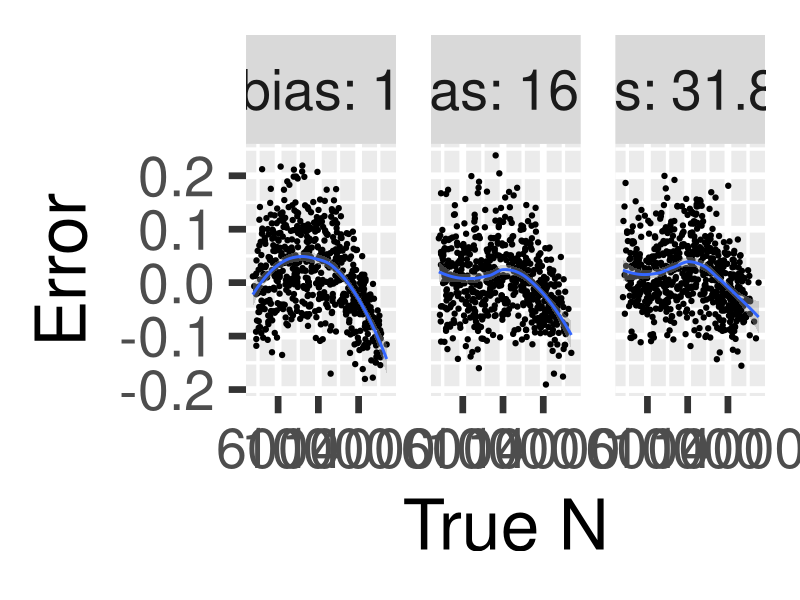
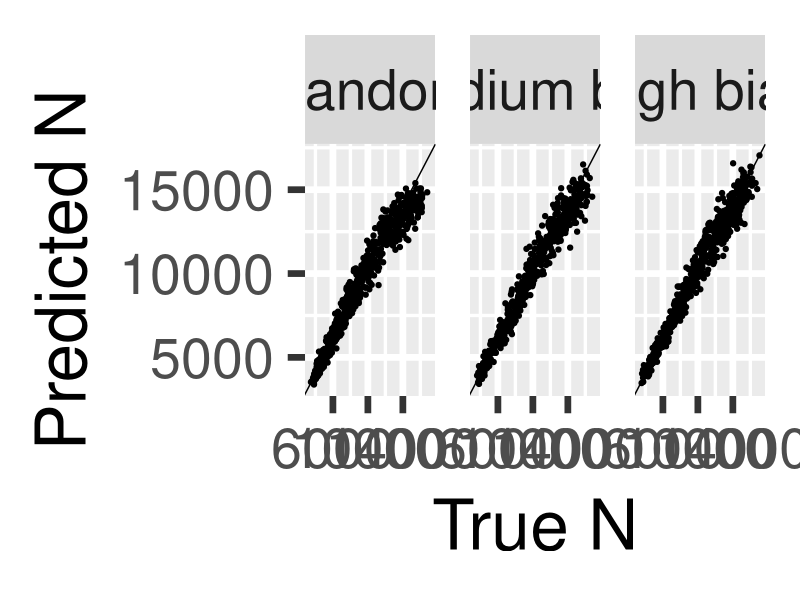
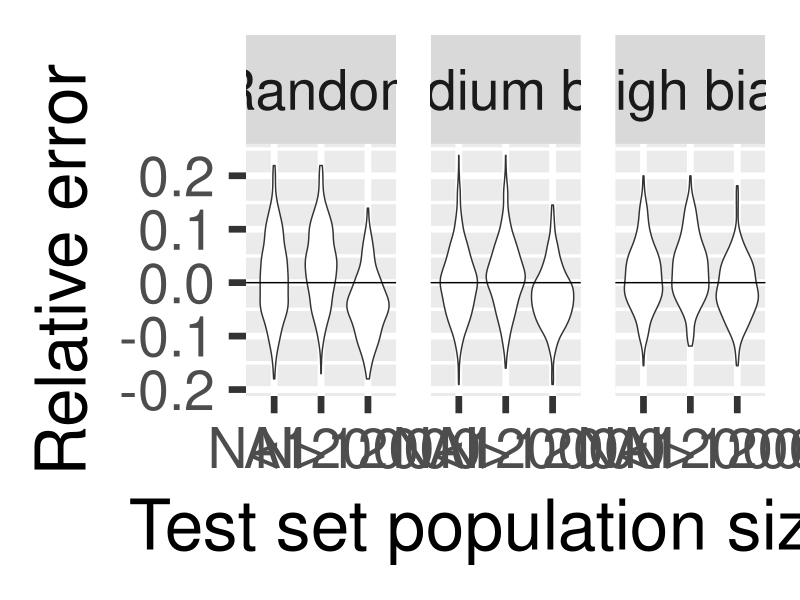
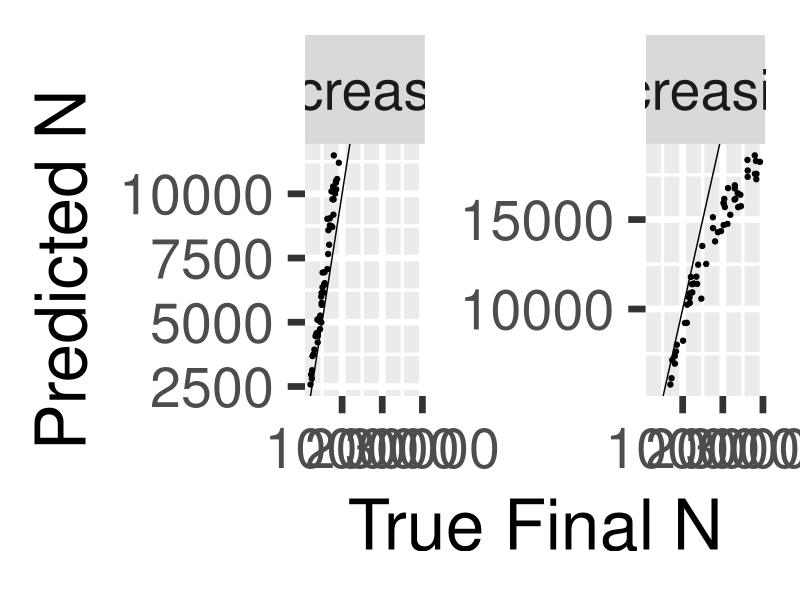
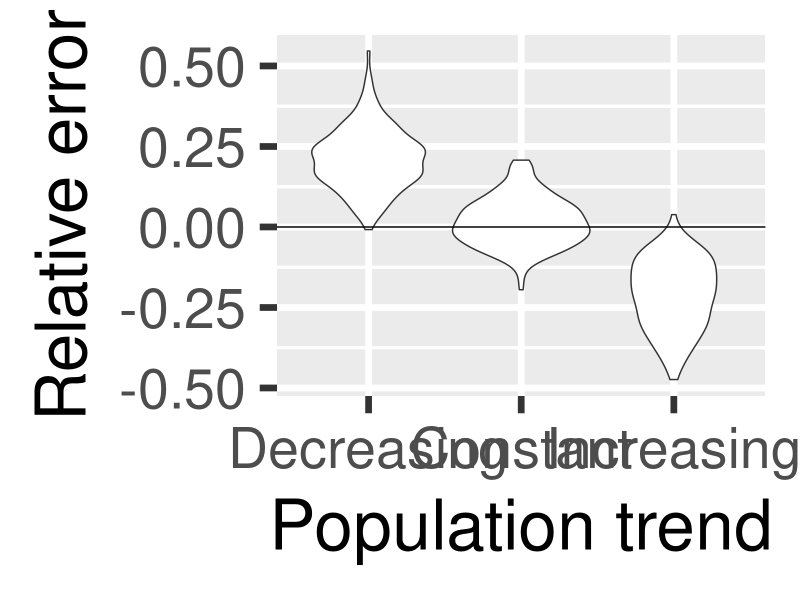
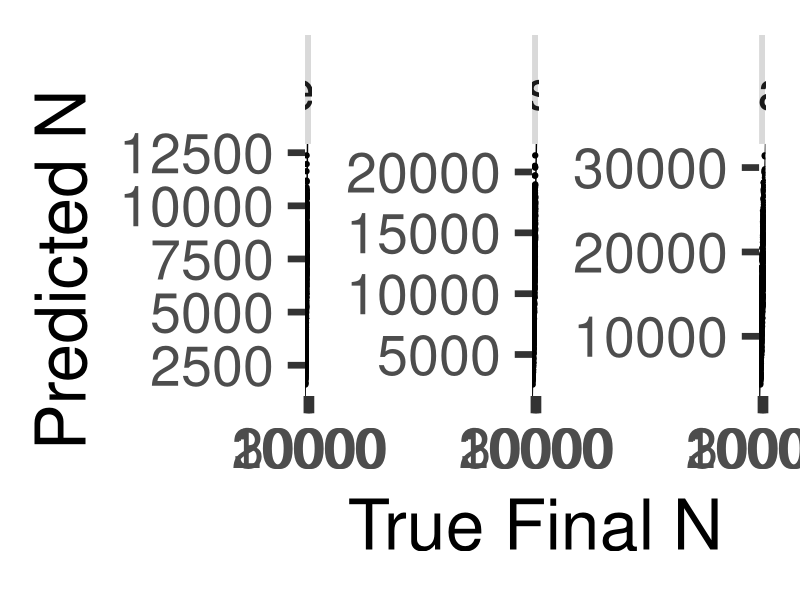
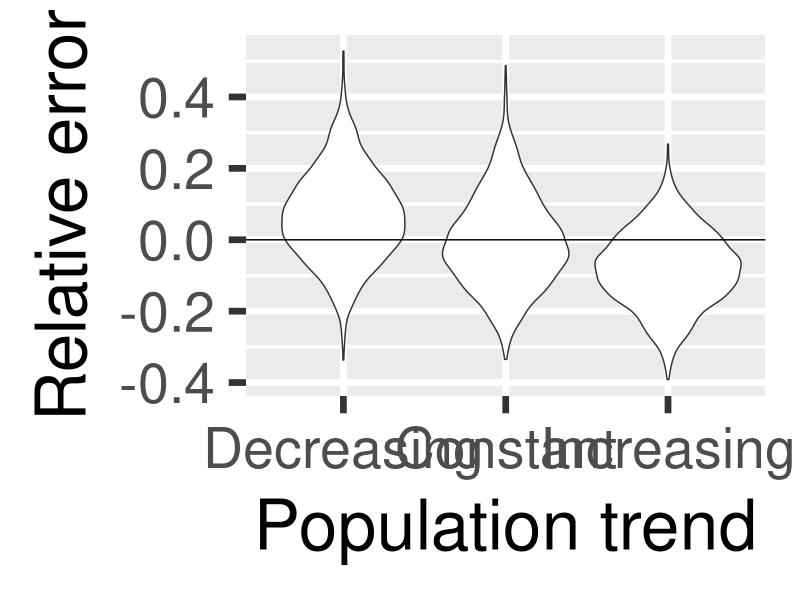

Source code (R) for these figures, in order:
library(tidyverse)
library(gridExtra)
theme_set(theme_gray(base_size = 50))

# Results for less than or greater than this size
breakpoint = 12000
# Results for bearded seal network trained and tested on constant population size
con_con <- read.csv("constant_size_network.csv")
con_con <- con_con %>% mutate(breakpoint = ifelse(truth < breakpoint, 'N<12000', 'N>12000'))
# Results for bearded seal network trained on constant population size and tested on changing population size
con_change <- read.csv("misspecified_trend.csv")
con_change <- mutate(con_change, surv_mult = factor(surv_mult)) %>%
  mutate(breakpoint = ifelse(true_N_final < breakpoint, 'N<12000', 'N>12000'))
# Results for bearded seal network both trained and tested on changing population size
change_change <- read.csv("varying_trend_network.csv")
change_change <- mutate(change_change, surv_mult = factor(surv_mult))
change_change <- change_change %>%
  mutate(breakpoint = ifelse(true_N_final < breakpoint, 'N<12000', 'N>12000'))
# Compute MSE and mean relative error (as percent of truth)
con_con <- mutate(con_con, error = bearded_nn_pred - truth,
                  rel_error = error/truth, bias = factor(bias))
con_change<- mutate(con_change, error = bearded_nn_pred - true_N_final,
                    rel_error = error/true_N_final, bias = factor(bias))
change_change<- mutate(change_change, error = bearded_nn_pred - true_N_final,
                       rel_error = error/true_N_final, bias = factor(bias))

### Results for constant population size ###
# True vs predicted
bias_labels <- c('1' = 'Random', '16.5' = 'Medium bias', '31.875' = 'High bias')
tvsp <- ggplot(con_con, aes(x = truth, y = bearded_nn_pred)) +
  geom_point() +
  xlab("True N") +
  ylab("Predicted N") +
  geom_abline(slope = 1) +
  facet_wrap(~bias, labeller = as_labeller(bias_labels))
violin_df <- con_con
violin_df$breakpoint = 'All'
violin_df <- bind_rows(con_con, violin_df)
violin <- ggplot(violin_df, aes(x = breakpoint, y = rel_error)) +
  geom_violin() +
  geom_hline(yintercept = 0) +
  facet_wrap(~bias, labeller = as_labeller(bias_labels)) +
  xlab("Test set population sizes") +
  ylab("Relative error")
g <- arrangeGrob(tvsp, violin)
ggsave("constant_constant.png", g, width = 30, height = 20)
ggsave("constant_constant_tvsp.png", tvsp, width = 30, height = 10)
ggsave("constant_constant_error.png", violin, width = 30, height = 10)

# Relative error
ggplot(con_con, aes(x = truth, y = rel_error)) +
  geom_point() +
  xlab("True N") +
  ylab("Error") +
  geom_abline(slope = 1) +
  facet_wrap(~bias, labeller = "label_both") +
  geom_smooth()

## Results for constant-size training, changing size test
# Filter to use only bias of 15.5 and only increasing and decreasing trends
con_change15 <- filter(con_change, bias == 15.5, surv_mult != 1)
# Labels
surv_labels <- c('0.99' = "Decreasing", '1' = "Constant", "1.01" = "Increasing")
# True vs predicted
tvsp <- ggplot(con_change15, aes(x = true_N_final, y = bearded_nn_pred)) +
  geom_point() +
  xlab("True Final N") +
  ylab("Predicted N") +
  geom_abline(slope = 1) +
  facet_wrap(~surv_mult, scales = "free_y", labeller = as_labeller(surv_labels))
# Relative error
violin <- ggplot(con_change, aes(x = surv_mult, y = rel_error)) +
  geom_violin() +
  scale_x_discrete(labels = as_labeller(surv_labels)) +
  geom_hline(yintercept = 0) +
  xlab("Population trend") +
  ylab("Relative error")
g <- arrangeGrob(tvsp, violin, nrow = 1, widths = c(2/3, 1/3))
ggsave("constant_changing.png", g, width = 30, height = 10)
ggsave("constant_changing_tvsp.png", tvsp, width = 20, height = 10)
ggsave("constant_changing_error.png", violin, width = 20, height = 10)

## Results for changing-size training, changing size test
# Filter to use only bias of 15.5
change_change15 <- filter(change_change, bias == 15.5)
# Labels
surv_labels <- c('0.99' = "Decreasing", '1' = "Constant", "1.01" = "Increasing")
# True vs predicted
tvsp <- ggplot(change_change15, aes(x = true_N_final, y = bearded_nn_pred)) +
  geom_point() +
  xlab("True Final N") +
  ylab("Predicted N") +
  geom_abline(slope = 1) +
  facet_wrap(~surv_mult, scales = "free_y", labeller = as_labeller(surv_labels))
# Relative error
violin <- ggplot(change_change, aes(x = surv_mult, y = rel_error)) +
  geom_violin() +
  scale_x_discrete(labels = as_labeller(surv_labels)) +
  geom_hline(yintercept = 0) +
  xlab("Population trend") +
  ylab("Relative error")
g <- arrangeGrob(tvsp, violin, nrow = 1, widths = c(3/4, 1/4))
ggsave("changing_changing.png", g, width = 40, height = 10)
ggsave("changing_changing_tvsp.png", tvsp, width = 30, height = 10)
ggsave("changing_changing_error.png", violin, width = 20, height = 10)

## Table of mean absolute relative error ##
# Columns: Training set, test set bias, test set trend, mrae overall, mrae < 12000, mrae > 12000
# Constant-constant
con_mrae <- con_con %>% group_by(bias) %>% summarize(mrae = mean(abs(rel_error)),
                                                     mre = mean(rel_error))
con_mrae <- con_con %>% group_by(bias, breakpoint) %>%
  summarize(mrae = mean(abs(rel_error)), mre = mean(rel_error)) %>%
  pivot_wider(names_from = breakpoint, values_from = c(mrae, mre)) %>%
  full_join(con_mrae)  %>%
  mutate(training = "constant", surv_mult = 1)
# Constant-changing
con_change_mrae <- con_change %>% filter(surv_mult !=1) %>% group_by(bias, surv_mult) %>%
  summarize(mrae = mean(abs(rel_error)), mre = mean(rel_error)) %>%
  mutate(training = 'constant')
# Changing-changing
change_change_mrae <- change_change %>% group_by(bias, surv_mult) %>%
  summarize(mrae = mean(abs(rel_error)), mre = mean(rel_error)) %>%
  mutate(training = 'varying')

# Table for constant-constant
con_con_table <- con_mrae %>%
  ungroup() %>%
  mutate(trend = case_when(surv_mult == 0.99 ~ 'decreasing',
                           surv_mult == 1.01 ~ 'increasing',
                           surv_mult == 1 ~ 'constant',
                           .default = "constant"),
         bias = as.numeric(levels(bias))[bias],
         spatial_bias = case_when(bias ==1 ~ 'random',
                          bias > 10 & bias < 20 ~ 'medium',
                          bias > 20 ~ 'high')) %>%
  select(spatial_bias, mrae, 'mrae_N<12000', 'mrae_N>12000',
         mre, 'mre_N<12000', 'mre_N>12000')
knitr::kable(con_con_table, format = 'latex', digits = 3,
             col.names = c("Spatial sampling bias",
                           "Mean relative absolute error",
                           "MRAE N<12000",
                           "MRAE N>=2000",
                           "Mean relative error",
                           "MRE N<12000",
                           "MRE N>=2000"))

# Table for constant-changing
con_change_table <- con_change_mrae %>%
  ungroup() %>%
  mutate(trend = case_when(surv_mult == 0.99 ~ 'decreasing',
                           surv_mult == 1.01 ~ 'increasing',
                           surv_mult == 1 ~ 'constant',
                           .default = "constant"),
         bias = as.numeric(levels(bias))[bias],
         spatial_bias = case_when(bias ==1 ~ 'random',
                                  bias > 10 & bias < 20 ~ 'medium',
                                  bias > 20 ~ 'high')) %>%
  select(trend, spatial_bias, mrae, mre)
knitr::kable(con_change_table, format = 'latex', digits = 3,
             col.names = c("Population trend",
                           "Spatial sampling bias",
                           "Mean relative absolute error",
                           "Mean relative error"))

# Table for changing-changing
change_change_table <- change_change_mrae %>%
  ungroup() %>%
  mutate(trend = case_when(surv_mult == 0.99 ~ 'decreasing',
                           surv_mult == 1.01 ~ 'increasing',
                           surv_mult == 1 ~ 'constant',
                           .default = "constant"),
         bias = as.numeric(levels(bias))[bias],
         spatial_bias = case_when(bias ==1 ~ 'random',
                                  bias > 10 & bias < 20 ~ 'medium',
                                  bias > 20 ~ 'high')) %>%
  select(trend, spatial_bias, mrae, mre)
knitr::kable(change_change_table, format = 'latex', digits = 3,
             col.names = c("Population trend",
                           "Spatial sampling bias",
                           "Mean relative absolute error",
                           "Mean relative error"))


